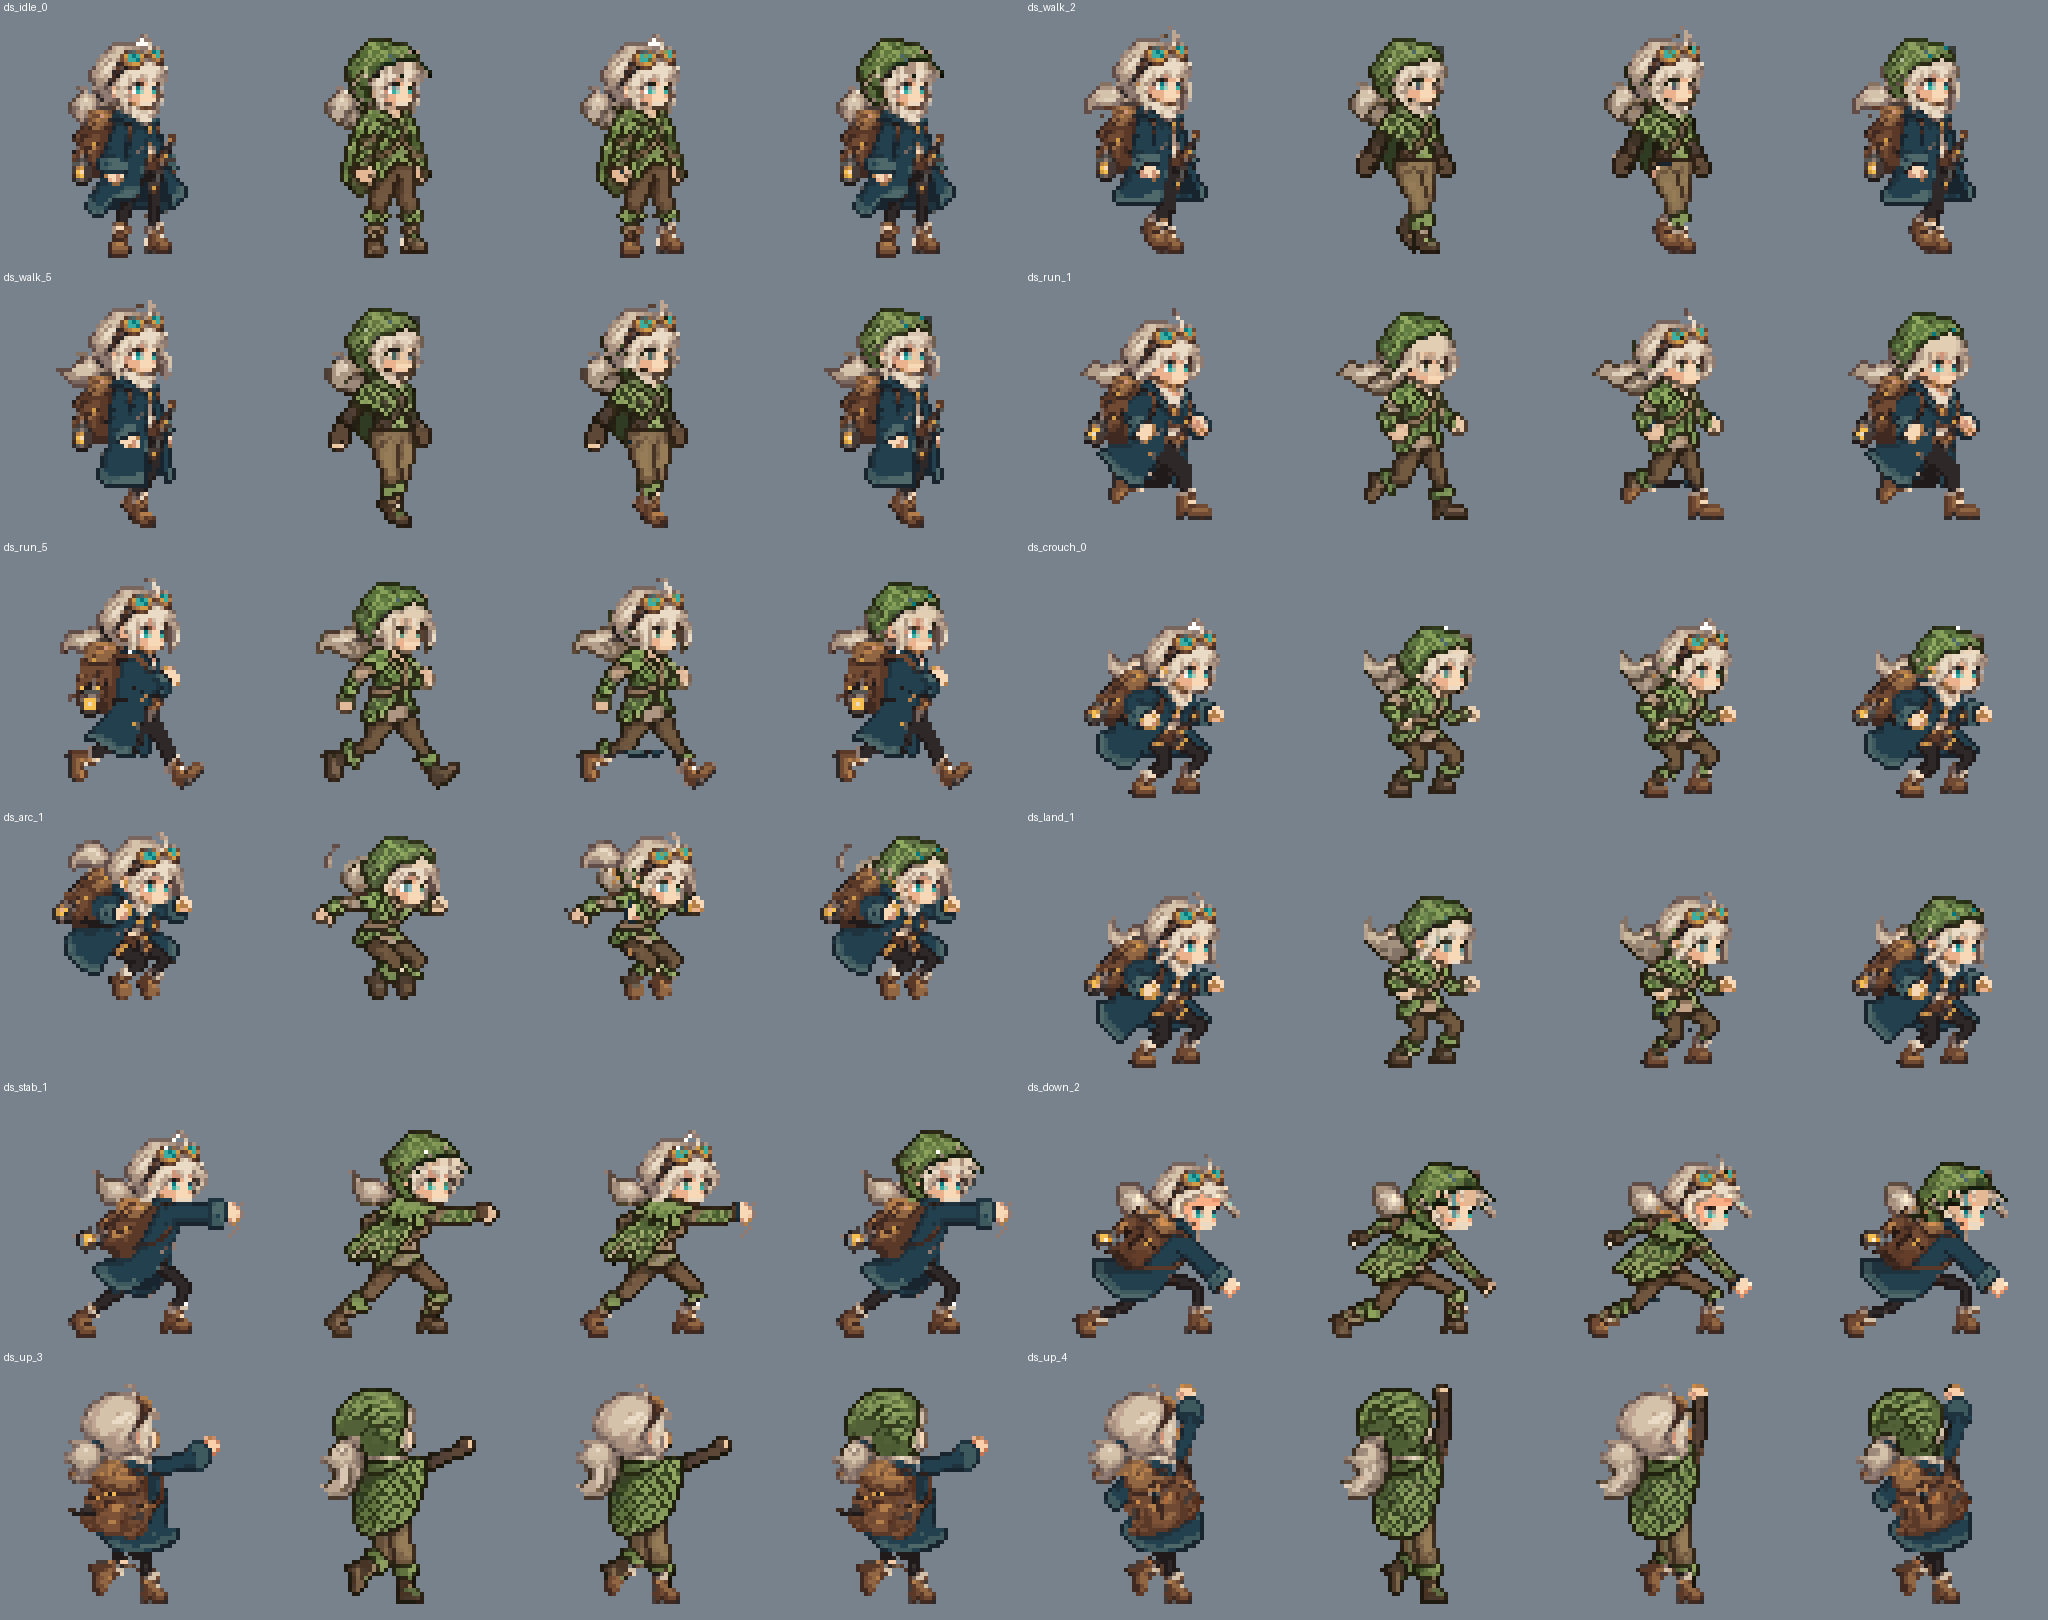

Python code for this plot:
import sys, numpy as np
sys.path.insert(0, "C:/Users/user/ProjectB/Tools/pixelfx")
import g2_export as G
from PIL import Image, ImageDraw
C = G.C
ORDER = [4, 5, 2, 3, 1]
def compose(under, layers):
    px = under.copy()
    for s in ORDER:
        lay = layers[s]
        er = lay.get(("erase", s))
        if er is not None: px[er] = 0
        L = lay[s]; m = L[:, :, 3] > 0; px[m] = L[m]
    return px
frames = G.FRAMES
base = {f: G.build("base_coat", f) for f in frames}
leaf = {f: G.build("leaf_set", f) for f in frames}
K = 4
panels = []
names = ["기본 코트", "잎사귀 전부", "잎사귀 옷+기본 모자·장갑·신발", "기본 옷+잎사귀 모자"]
order = [f for f in frames if f.startswith(("ds_idle", "ds_walk", "ds_run", "ds_crouch", "ds_arc", "ds_land", "ds_stab", "ds_down", "ds_up"))]
for f in order:
    u = G.under_of(f)
    pm = []
    pm.append(compose(u, {s: {s: base[f][s], ("erase", s): base[f].get(("erase", s))} for s in G.PART}))
    pm.append(compose(u, {s: {s: leaf[f][s], ("erase", s): leaf[f].get(("erase", s))} for s in G.PART}))
    mix = {s: {s: base[f][s], ("erase", s): base[f].get(("erase", s))} for s in G.PART}
    mix[2] = {2: leaf[f][2], ("erase", 2): leaf[f].get(("erase", 2))}
    pm.append(compose(u, mix))
    mix2 = {s: {s: base[f][s], ("erase", s): base[f].get(("erase", s))} for s in G.PART}
    mix2[1] = {1: leaf[f][1], ("erase", 1): leaf[f].get(("erase", 1))}
    pm.append(compose(u, mix2))
    sh = Image.new("RGBA", (64 * K * 4, 64 * K + 14), (120, 130, 140, 255))
    for c, im in enumerate(pm):
        sh.alpha_composite(Image.fromarray(im).resize((64 * K, 64 * K), Image.NEAREST), (c * 64 * K, 14))
    ImageDraw.Draw(sh).text((4, 1), f, fill=(255, 255, 255, 255))
    panels.append(sh)
sheet = Image.new("RGBA", (64 * K * 4, (64 * K + 14) * 0 + 1))
gif = [p.convert("P", palette=Image.ADAPTIVE) for p in panels]
out = "C:/Users/user/ProjectB/Docs/ArtCompare/Motion/equip/g2/preview_piece.gif"
gif[0].save(out, save_all=True, append_images=gif[1:], duration=130, loop=0)
# 정지 시트: 대표 12프레임
pick = ["ds_idle_0", "ds_walk_2", "ds_walk_5", "ds_run_1", "ds_run_5", "ds_crouch_0", "ds_arc_1", "ds_land_1", "ds_stab_1", "ds_down_2", "ds_up_3", "ds_up_4"]
S = Image.new("RGBA", (64 * K * 4 * 2, (64 * K + 14) * 6), (120, 130, 140, 255))
for i, f in enumerate(pick):
    S.alpha_composite(panels[order.index(f)], ((i % 2) * 64 * K * 4, (i // 2) * (64 * K + 14)))
S.save("C:/Users/user/ProjectB/Docs/ArtCompare/Motion/equip/g2/preview_piece.png")
print(len(panels))
